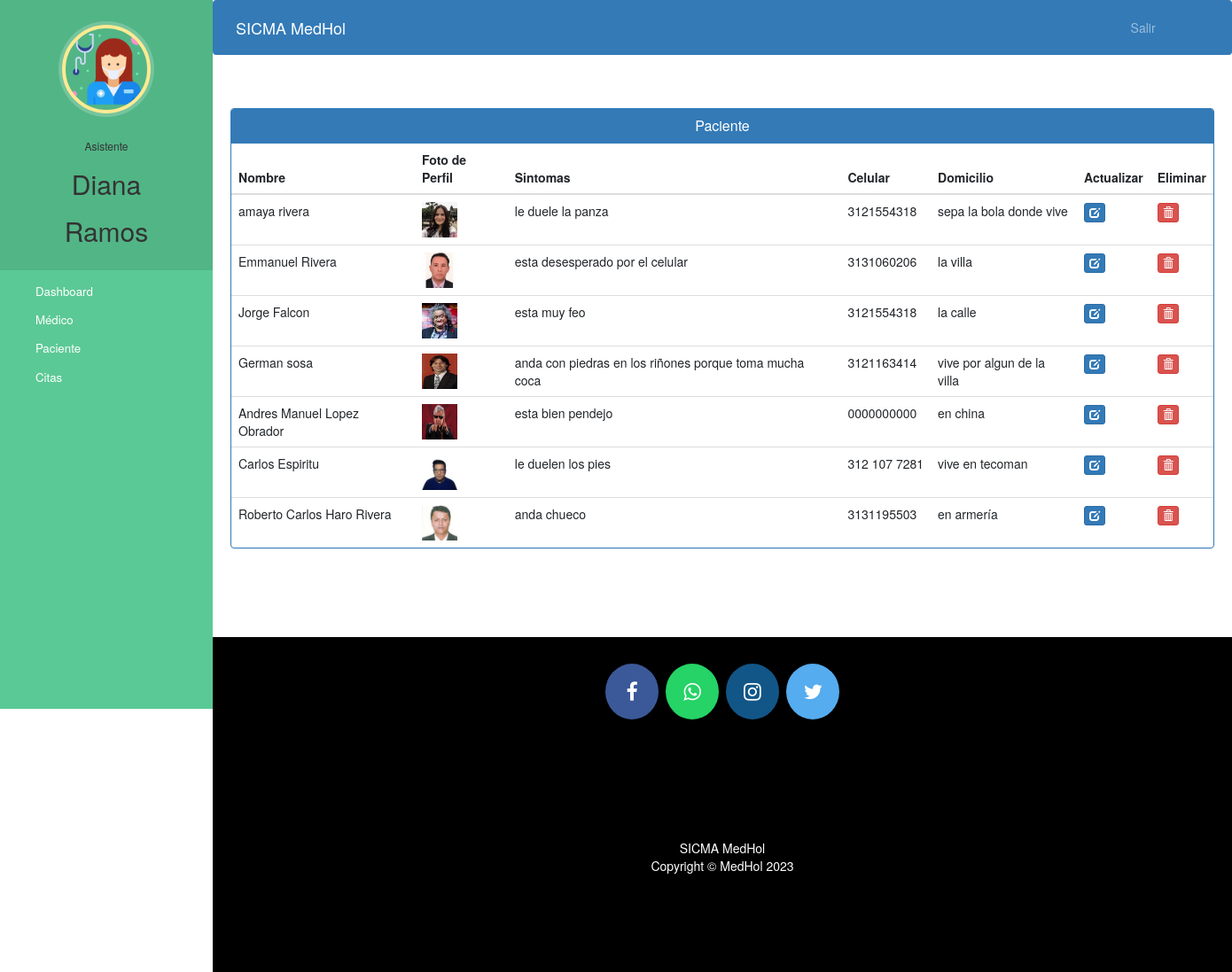
The app's page /asistente_lista_pacientes (signed in), older data.
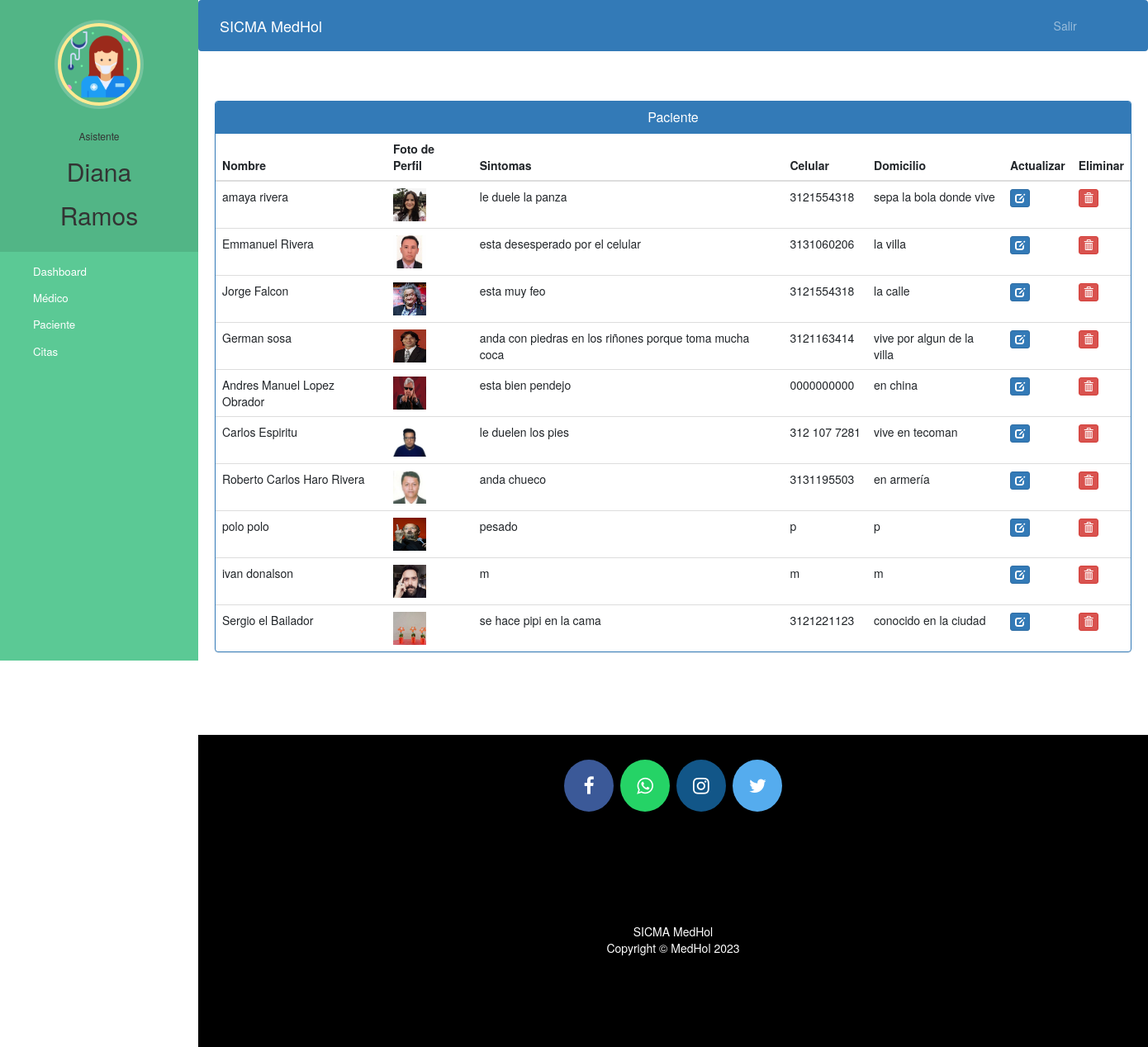
The same page, newer data.
### consultas/models.py (models this page shows, shortened)
class Paciente(models.Model):
    user =models.OneToOneField(User,on_delete=models.CASCADE)
    apmaterno=models.CharField(max_length=20,null=False, default='')
    fechaNac=models.DateField(default=date.today)
    domicilio = models.CharField(max_length=40,default='')
    poblacion = models.CharField(max_length=20,default='')
    municipio = models.CharField(max_length=20,default='')
    entidad = models.CharField(max_length=20,default='')
    pais = models.CharField(max_length=20,default='')
    telefono = models.CharField(max_length=20,null=False,default='')
    celular = models.CharField(max_length=20,null=False, default='')
    sintomas = models.CharField(max_length=100,null=False,default='')
    medicoAsignadoId = models.PositiveIntegerField(null=True)
    correo = models.CharField(max_length=40,default='')
    facebook = models.CharField(max_length=40,default='')
    instagram = models.CharField(max_length=40,default='')
    pagweb = models.CharField(max_length=40,default='')
    fechadeadmision =models.DateField(auto_now=True)
    status = models.BooleanField(default=False)
    nombreTutor = models.CharField(max_length=30, blank=True, null=True, default='')
    apellidosTutor = models.CharField(max_length=30, blank=True, null=True, default='')
    telefonoTutor = models.CharField(max_length=20, blank=True, null=True, default='')
    celularTutor = models.CharField(max_length=20, blank=True, null=True, default='')
    foto = models.ImageField(upload_to='fotosdeperfil/fotosdeperfilpacientes/',null=True,blank=True)
    @property
    def get_name(self):
        return self.user.first_name+" "+self.user.last_name

### consultas/views.py (the view)
# urls.py: path('asistente_lista_pacientes', views.asistente_lista_pacientes_view,name='asistente_lista_pacientes'),
@login_required(login_url='asistentelogin')
@user_passes_test(is_asistente)
def asistente_lista_pacientes_view(request):
    pacientes=models.Paciente.objects.all().filter(status=True)
    return render(request,'asistente_lista_pacientes.html',{'pacientes':pacientes})

### consultas/views.py (called while the page is built)
def is_asistente(user):
    return user.groups.filter(name='ADMIN').exists()

### consultas/templates/asistente_lista_pacientes.html (shortened to what this page needs)
{% extends 'asistente_base.html' %}
{% block content %}
{%load static%}
<head>
  <link href="//netdna.bootstrapcdn.com/bootstrap/3.0.0/css/bootstrap.min.css" rel="stylesheet" id="bootstrap-css">
</head>
<div class="container">
  <div class="panel panel-primary">
    <div class="panel-heading">
      <h6 class="panel-title">Paciente</h6>
    </div>
    <table class="table table-hover" id="dev-table">
      <thead>
        <tr>
          <th>Nombre</th>
          <th>Foto de Perfil</th>
          <th>Sintomas</th>
          <th>Celular</th>
          <th>Domicilio</th>
          <th>Actualizar</th>
          <th>Eliminar</th>
        </tr>
      </thead>
      {% for p in pacientes %}
      <tr>
        <td> {{p.get_name}}</td>
        <td> <img src="{% static p.foto %}" alt="Profile Pic" height="40px" width="40px" /></td>
        <td>{{p.sintomas}}</td>
        <td>{{p.celular}}</td>
        <td>{{p.domicilio}}</td>
        <td><a class="btn btn-primary btn-xs" href="{% url 'actualizar_paciente' p.id  %}"><span class="glyphicon glyphicon-edit"></span></a></td>
        <td><a class="btn btn-danger btn-xs" href="{% url 'eliminar_paciente' p.id  %}"><span class="glyphicon glyphicon-trash"></span></a></td>
      </tr>
      {% endfor %}
    </table>
  </div>
</div>
{% endblock content %}

### consultas/templates/asistente_base.html (shortened to what this page needs)
<!DOCTYPE html>
{% load static %}
<html lang="es">
<head>
  <link rel="stylesheet" href="https://stackpath.bootstrapcdn.com/bootstrap/4.3.1/css/bootstrap.min.css">
  <link rel="stylesheet" href="https://maxcdn.bootstrapcdn.com/font-awesome/4.7.0/css/font-awesome.min.css">
</head>
<body>
  <nav class="menu" tabindex="0">
    <header class="avatar">
      <img src="{% static "imagenes/asistente.png" %}" />
      <br><br>
      <h6>Asistente</h6>
      <h2>{{request.user.first_name}}</h2>
      <h2>{{request.user.last_name}}</h2>
    </header>
    <ul>
      <li tabindex="0" class="icon-dashboard"> <a style="color:white; text-decoration:none;" href="/asistente_dashboard"><span>Dashboard</span></a> </li>
      <li tabindex="0" class="icon-customers"> <a style="color:white; text-decoration:none;" href="/asistente_menu_medicos"><span>Médico</span></a></li>
      <li tabindex="0" class="icon-users"> <a style="color:white; text-decoration:none;" href="/asistente_menu_pacientes"><span>Paciente</span></a></li>
      <li tabindex="0" class="icon-calendar"> <a style="color:white; text-decoration:none;" href="/asistente_menu_citas"><span>Citas</span></a></li>
    </ul>
  </nav>
  <main>
    <div class="bs-example">
      <nav class="navbar navbar-expand-md  navbar-dark fixed-top" style="background:#337AB7;">
        <a href="/asistente_dashboard" class="navbar-brand">SICMA MedHol</a>
        <div class="collapse navbar-collapse justify-content-between" id="navbarCollapse">
          <div class="navbar-nav" style=" margin-left: 90%;">
            <a href="/logout" class="nav-item nav-link">Salir</a>
          </div>
        </div>
      </nav>
    </div>
    <br><br>
    {% block content %}
    {% endblock content %}
    <br><br><br><br>
    <footer>
      <p>
        <a id="ftr" href="https://www.facebook.com/MedHolMexico" class="fa fa-facebook"></a>
        <a id="ftr" href="https://api.whatsapp.com/send?phone=919572181024&text=Hello%20Sumit.%0d%0aHow%20are%20you%20%3f%0d%0aI%20came%20from%20your%20website.&source=&data=#" class="fa fa-whatsapp"></a>
        <a id="ftr" href="https://instagram.com/sumit.luv" class="fa fa-instagram"></a>
        <a id="ftr" href="https://twitter.com/sumitkumar1503" class="fa fa-twitter"></a>
      </p>
      <br>
      <div class="container">
        <div class="row">
          <div class="col-md-12 col-sm-12">
            <div style="color:#ffffff;" class="wow fadeInUp footer-copyright">
              <p>SICMA MedHol<br>
                Copyright &copy; MedHol 2023</p>
            </div>
          </div>
        </div>
      </div>
    </footer>
  </main>
</body>
</html>

### consultas/templates/asistente_base.html (style rules this page uses)
a:link { text-decoration: none; }
a { color: white; }
footer { padding: 0px 0px 0px 0px; background-color: black; margin: 0px; }
#ftr { padding: 20px; }
.fa { font-size: 23px; width: 60px; text-align: center; text-decoration: none; margin: 5px 2px; border-radius: 50%; }
.fa-facebook { background: #3B5998; color: white; margin-top: 30px; }
.fa-whatsapp { background: #25d366; color: white; }
.fa-twitter { background: #55ACEE; color: white; }
.fa-instagram { background: #125688; color: white; }
p { text-align: center; }
body { padding-left: 240px; }
main { position: relative; height: 100vh; }
.menu { background: #5bc995; height: 100vh; width: 240px; position: fixed; top: 0px; left: 0; z-index: 5; outline: none; }
.menu .avatar { background: rgba(0, 0, 0, 0.1); padding: 2em 0.5em; text-align: center; }
.menu .avatar img { width: 100px; border-radius: 50%; overflow: hidden; border: 4px solid #ffea92; box-shadow: 0 0 0 4px rgba(255, 255, 255, 0.2); }
.menu .avatar h2 { font-weight: normal; margin-bottom: 0; }
.menu ul { list-style: none; padding: 0.5em 0; margin: 0; }
.menu ul li { padding: 0.5em 1em 0.5em 3em; font-size: 0.95em; font-weight: regular; background-repeat: no-repeat; background-position: left 15px center; background-size: auto 20px; transition: all 0.15s linear; cursor: pointer; }
.menu ul li.icon-dashboard { background-image: url("http://www.entypo.com/images//gauge.svg"); }
.menu ul li.icon-customers { background-image: url("http://www.entypo.com/images//briefcase.svg"); }
.menu ul li.icon-users { background-image: url("http://www.entypo.com/images//users.svg"); }
.menu ul li.icon-calendar { background-image: url("http://www.entypo.com/images//calendar.svg"); }

### consultas/templates/asistente_lista_pacientes.html (style rules this page uses)
a:link { text-decoration: none; }
h6 { text-align: center; }
.row { margin: 100px; }

Row changes from the older to the newer data that the page shows:
added Paciente: get_name "polo polo", foto (picture), sintomas "pesado", celular "p", domicilio "p"
added Paciente: get_name "ivan donalson", foto (picture), sintomas "m", celular "m", domicilio "m"
added Paciente: get_name "Sergio el Bailador", foto (picture), sintomas "se hace pipi en la cama", celular "3121221123", domicilio "conocido en la ciudad"
